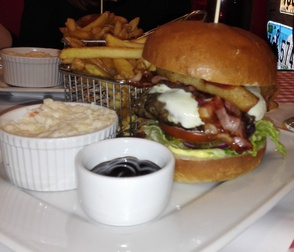
#> input picture python/sharpening/sample/001.jpg, 294 x 252 px, shrunk from 1225 x 1049 before the run; its folder holds 2 pictures in this run
$ python sharpening.py   (Python 2 division)
#> lines starting #> are read from the running program, lines starting #| are printed output that depends on the picture
#!/usr/bin/python
"""**sharpening.py v1.0, Python v2.7.6 - 2.7.12, 2017, kmlajceps@gmail.com**

- This module sharpens of images in dir 'sample' using::

    OpenCV v2.4.9
    NumPy v1.11.1"""
import cv2
import numpy as np
import glob
import os
import time


class Kernel:
    def __init__(self):
        self.size = 3
        self.kernel = 0
        self.calculate()

    def calculate(self):
        c = 3 + 2 * self.size
        kernel = np.zeros((c, c), np.float32)
        kernel[c / 2, c / 2] = 2.0
        box_filter = np.ones((c, c), np.float32) / (c * c)
        kernel = kernel - box_filter
        self.kernel = kernel
        return kernel


def main():
    print "Sharpen the images in dir 'sample'"
    kernel = Kernel()

    paths = glob.glob("sample/*.jpg")
    for path in paths:
        start = time.time()
        name = os.path.basename(path)[:-4]
        image = cv2.imread(path)
#> image is the input picture: shape (252, 294, 3); mean B, G, R 107.7, 121.7, 139
        img_back = cv2.filter2D(image, -1, kernel.kernel)
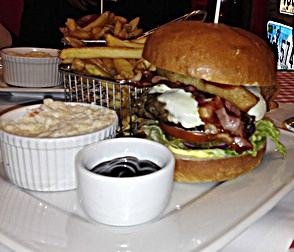
#> img_back: shape (252, 294, 3); mean B, G, R 108.4, 122.2, 139.3
        cv2.imwrite(name + '_sharpened.jpg', img_back)
        print path, "time: ", time.time() - start
    print "End"

if __name__ == '__main__':
    main()
